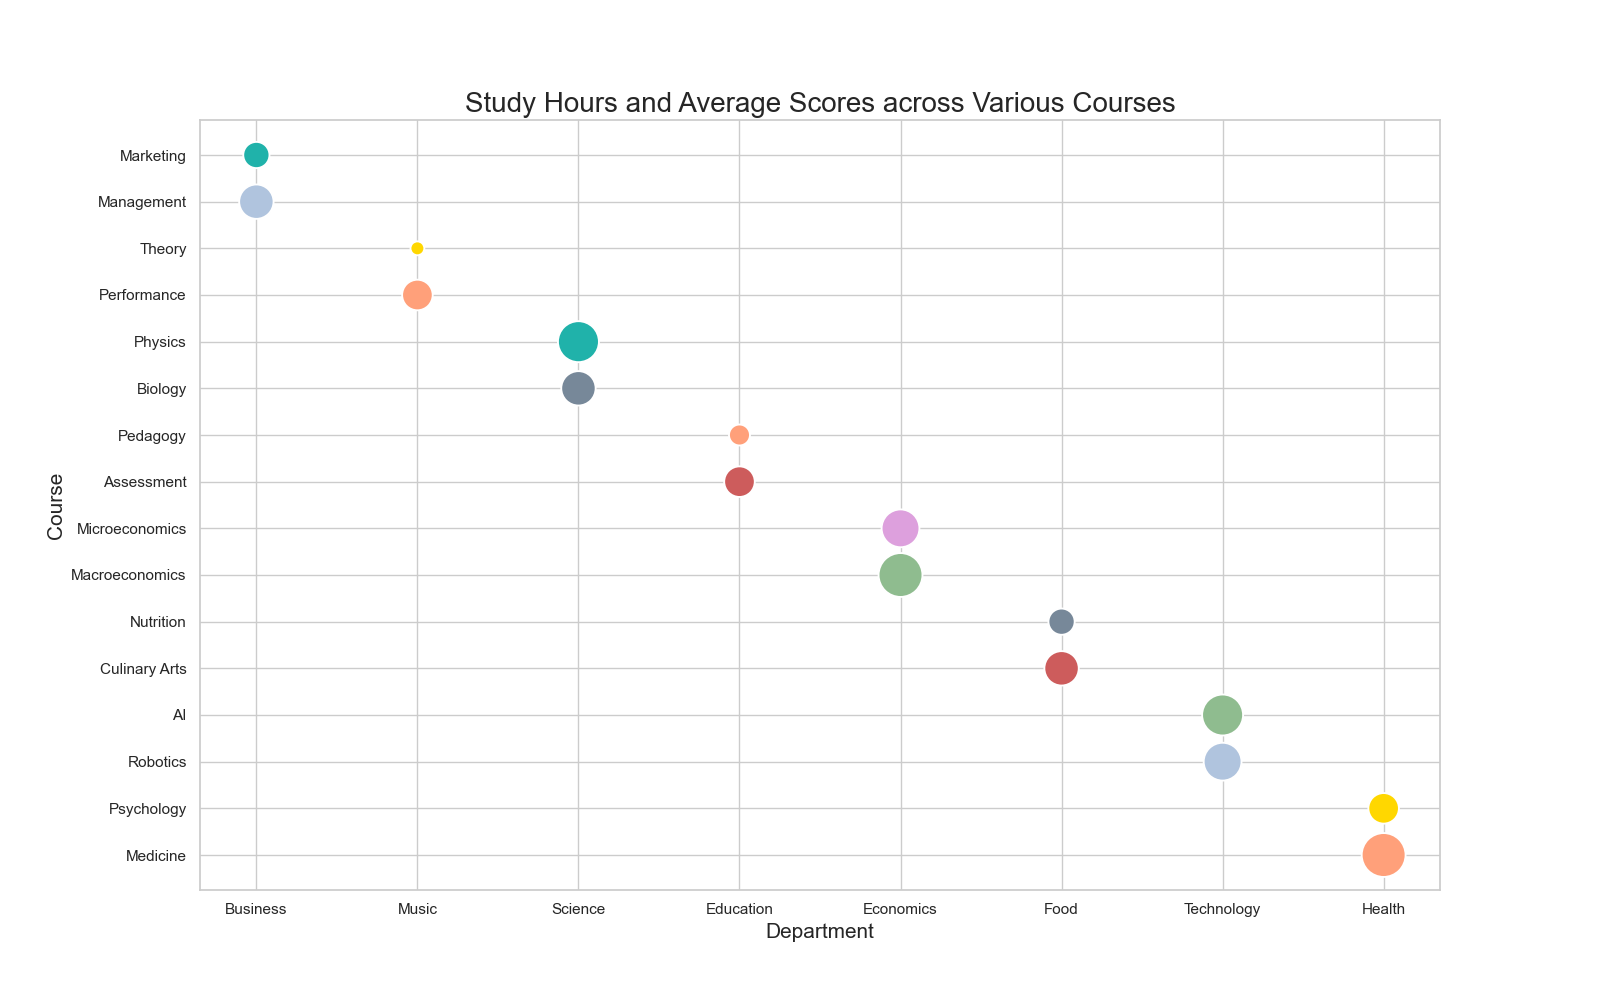

Write Python code to recreate this figure.

import seaborn as sns
import pandas as pd
import matplotlib.pyplot as plt

# Data for visualization
data = {
    'Department': ['Business', 'Business', 'Music', 'Music', 'Science', 'Science', 'Education', 'Education', 'Economics', 'Economics', 'Food', 'Food', 'Technology', 'Technology', 'Health', 'Health'],
    'Course': ['Marketing', 'Management', 'Theory', 'Performance', 'Physics', 'Biology', 'Pedagogy', 'Assessment', 'Microeconomics', 'Macroeconomics', 'Nutrition', 'Culinary Arts', 'AI', 'Robotics', 'Psychology', 'Medicine'],
    'AverageScore': [82, 85, 88, 90, 91, 84, 80, 86, 89, 87, 92, 94, 95, 93, 88, 90],
    'HoursStudy': [10, 12, 8, 11, 14, 12, 9, 11, 13, 15, 10, 12, 14, 13, 11, 15]
}

# Create DataFrame
df = pd.DataFrame(data)

# Create a Bubble Chart with Seaborn
plt.figure(figsize=(16, 10)) # Modified width and height
bubble = sns.scatterplot(data=df, x="Department", y="Course", size="HoursStudy", 
                         legend=False, sizes=(100, 1000), 
                         hue="AverageScore", palette=["#FFA07A", "#20B2AA", "#778899", "#B0C4DE", "#CD5C5C", "#8FBC8F", "#FFD700", "#DDA0DD"])

# Customizing the axes and title (with changed topic and headline)
plt.title("Study Hours and Average Scores across Various Courses", fontsize=20)
plt.xlabel("Department", fontsize=15)
plt.ylabel("Course", fontsize=15)

plt.show()
